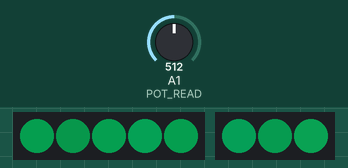
Recording of a sketch running on a simulated Arduino Uno, built with avr-gcc and run on an emulated ATmega328P. Parts: 5 RGB LEDs in strip order, left to right, 3 RGB LEDs in strip order, left to right. The test bench sets the inputs (shaded band); at power-on: A1 (POT_READ) = 512. Dim RGB values are drawn brighter than linear; random numbers use the default seed unless the sketch sets one.

Above: at 1.2 s.
1.3 s: A1 (POT_READ) set to 900
At 1.65 s:
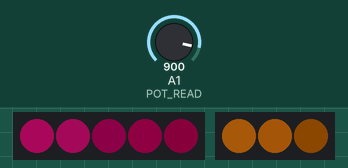
3.9 s: A1 (POT_READ) set to 122
At 4.05 s:
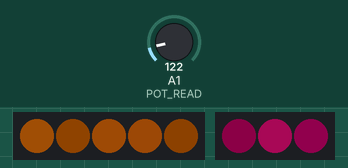
6.3 s: A1 (POT_READ) set to 306
At 6.46 s:
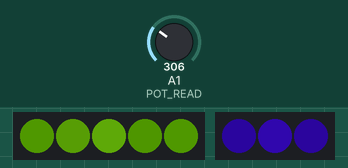
8.7 s: A1 (POT_READ) set to 716
At 8.86 s:
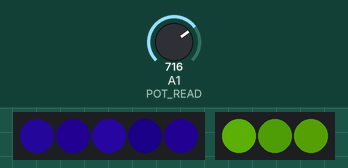
11.1 s: A1 (POT_READ) set to 1023
At 11.26 s:
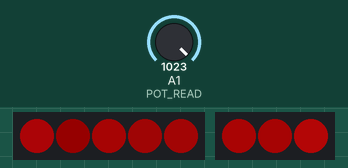
13.5 s: A1 (POT_READ) set to 511
At 13.66 s:
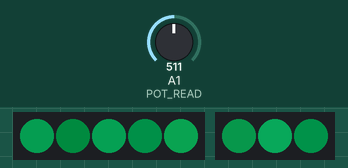
Timing chart, 0 to 17.5 s (numbered marks = the images above; inputs shaded):
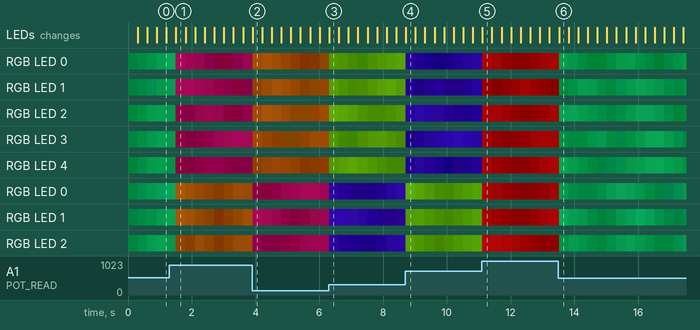

The sketch:

PLANT.ino
```cpp
#include "Petal.h"
#include <FastLED.h>

#define FLOWER_ONE_LEDS 5
#define FLOWER_TWO_LEDS 3
#define FLOWER_ONE_PIN 6
#define FLOWER_TWO_PIN 7
#define POT_READ A1
#define LED_TYPE WS2811
#define COLOR_ORDER RGB
#define MASTER_BRIGHTNESS 125
#define COLOR_NORMAL true
#define COLOR_INVERSE false


// Create the correct number of CRGB objects and Petal objects to feed them color.
CRGB flowerOne[FLOWER_ONE_LEDS];
CRGB flowerTwo[FLOWER_TWO_LEDS];
Petal petalsOne[FLOWER_ONE_LEDS];
Petal petalsTwo[FLOWER_TWO_LEDS];

void setup() {
  Serial.begin(115200);
  FastLED.addLeds<LED_TYPE, FLOWER_ONE_PIN, COLOR_ORDER>(flowerOne, FLOWER_ONE_LEDS);
  FastLED.addLeds<LED_TYPE, FLOWER_TWO_PIN, COLOR_ORDER>(flowerTwo, FLOWER_TWO_LEDS);
  initFlowerColorDirection(petalsOne, FLOWER_ONE_LEDS, COLOR_NORMAL);
  initFlowerColorDirection(petalsTwo, FLOWER_TWO_LEDS, COLOR_INVERSE);
  // Set the colors for each flower. Comment out these two lines to set it to white.
  FastLED.setBrightness(MASTER_BRIGHTNESS);
  FastLED.clear();
}

// Loop through and make the leds on each flower fade in and out at random times.
void loop() {
  uint32_t reading = analogRead(POT_READ);
  reading = map(reading, 0, 1023, 0, 255);
  animate(flowerOne, petalsOne, FLOWER_ONE_LEDS, reading);
  animate(flowerTwo, petalsTwo, FLOWER_TWO_LEDS, reading);
  FastLED.show();
  delay(1);
}

// Takes an array of CRGBs and Petals and feeds the color of the petal to the CRGB.
void animate(CRGB* flower, Petal* petals, uint8_t ledCount, uint8_t potReading) {
  for (int i = 0; i < ledCount; ++i) {
    flower[i] = petals[i].getColor(potReading);
  }
}

// Takes an array of petals and sets the color using RGB values.
void initFlowerColorDirection(Petal *petals, uint8_t ledCount, bool direction) {
  for (int i = 0; i < ledCount; ++i) {
    petals[i].setColorDirection(direction);
  }
}
```

Petal.cpp
```cpp
#include "Petal.h"
#include <FastLED.h>

// All the ranges used for the random fading in and out of the leds.
#define RANDOM_LOW_RANGE random(60, 90)
#define RANDOM_HIGH_RANGE random(rangeLow+60, 200)
#define RANDOM_SPEED random(8, 15)
#define SATURATION 200


Petal::Petal() {
    // Randomize the variables to start.
    randomizeVariables();
}

void Petal::setColorDirection(bool direction) {
    // These RGB values end up being the denominator on the RGB values in the returned CRGB.
    this->direction = direction;
}

// Calls the increment function and returns a color based on that petals color direction.
// This makes is so the each plant changes different colors from each other.
CHSV Petal::getColor(uint8_t potReading) {
    brightness = incrementBrightness(brightness);
    if (direction) {
        return CHSV(potReading, SATURATION, brightness);
    } else {
        return CHSV(255-potReading, SATURATION, brightness);
    }
}

uint8_t Petal::incrementBrightness(uint8_t brightness) {
    // Increment the brightness when the value matches the speed.
    if (millis()-lastInc >= speed) {
        lastInc = millis();
        brightness += inc;
        if (brightness == rangeHigh) {
            inc = -1; // Start decreasing the value once we reach the high limit
        }
        if (brightness == rangeLow) {
            inc = 1; // Start increasing the value once we reach the low limit.
            randomizeVariables();
        }
    }
    return brightness;
}

void Petal::randomizeVariables(void) {
    rangeLow = RANDOM_LOW_RANGE;
    rangeHigh = RANDOM_HIGH_RANGE;
    speed = RANDOM_SPEED;
    brightness = rangeLow+1;
}
```

Petal.h
```cpp
#include <FastLED.h>

// Petal keeps track of a single brightness variable and transitions it from bright to dim in a smooth fashion.
// It uses this variable to create a CRGB object that visually will fade in and out smoothly.
class Petal {

    public:

        Petal();

        // Takes a bool to set the direction of the color travel as the pot is turned
        void setColorDirection(bool);

        // Returns a CRGB color incremented by 1 each time called.
        CHSV getColor(uint8_t);

    private:

        uint8_t brightness = 1;
        uint32_t lastInc = 0;
        int8_t inc = 1;
        uint8_t rangeHigh = 0;
        uint8_t rangeLow = 0;
        uint32_t speed = 0;
        bool direction = true;
        // Gives a uint8_t that is increment once in either direction.
        uint8_t incrementBrightness(uint8_t);

        // Takes all the data members and randomizes them. This way no two cycles are the same.
        void randomizeVariables(void);
};
```
